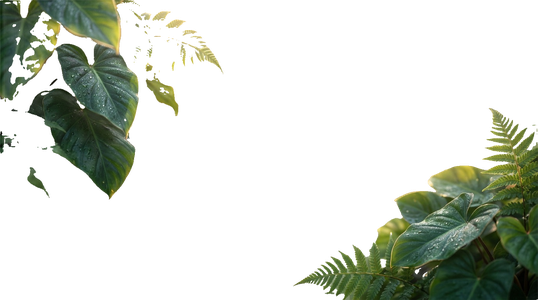
#> input picture assets/hero/layers/cloudforest-frame.png, 538 x 300 px, shrunk from 1376 x 768 before the run
$ python normalize-alpha.py
#> lines starting #> are read from the running program, lines starting #| are printed output that depends on the picture
#!/usr/bin/env python3
"""Remove low-opacity checkerboard residue from exported RGBA hero layers."""

from pathlib import Path

from PIL import Image


LAYER_DIR = Path(__file__).resolve().parents[1] / "assets" / "hero" / "layers"


def normalize(path: Path) -> None:
    image = Image.open(path).convert("RGBA")
#> image is the input picture: PIL image 538x300 RGBA; mean R, G, B, A 21.3, 26.4, 15.5, 62.4
    pixels = []
    for red, green, blue, alpha in image.getdata():
        spread = max(red, green, blue) - min(red, green, blue)
        checker_gray = spread <= 1 and red >= 125
        if path.name == "moss-foreground.png":
            checker_gray = spread <= 8 and min(red, green, blue) >= 110
        if alpha < 200 or checker_gray:
            pixels.append((red, green, blue, 0))
        else:
            pixels.append((red, green, blue, alpha))
#> this loop made 161400 passes
#> (red, green, blue, alpha, spread) on passes 1 to 3: (21, 46, 10, 116, 36), (21, 47, 10, 165, 37), (22, 47, 11, 162, 36)
#> after the loop, pixels = 161400 items
    image.putdata(pixels)
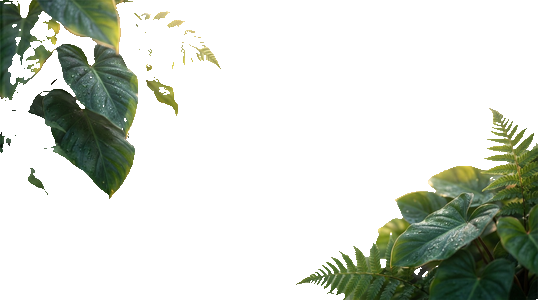
#> image: PIL image 538x300 RGBA; mean R, G, B, A 21.3, 26.4, 15.5, 60.3; transparent parts drawn white
    image.save(path, optimize=True)


for layer in sorted(LAYER_DIR.glob("*.png")):
    normalize(layer)
    print(layer.name)
